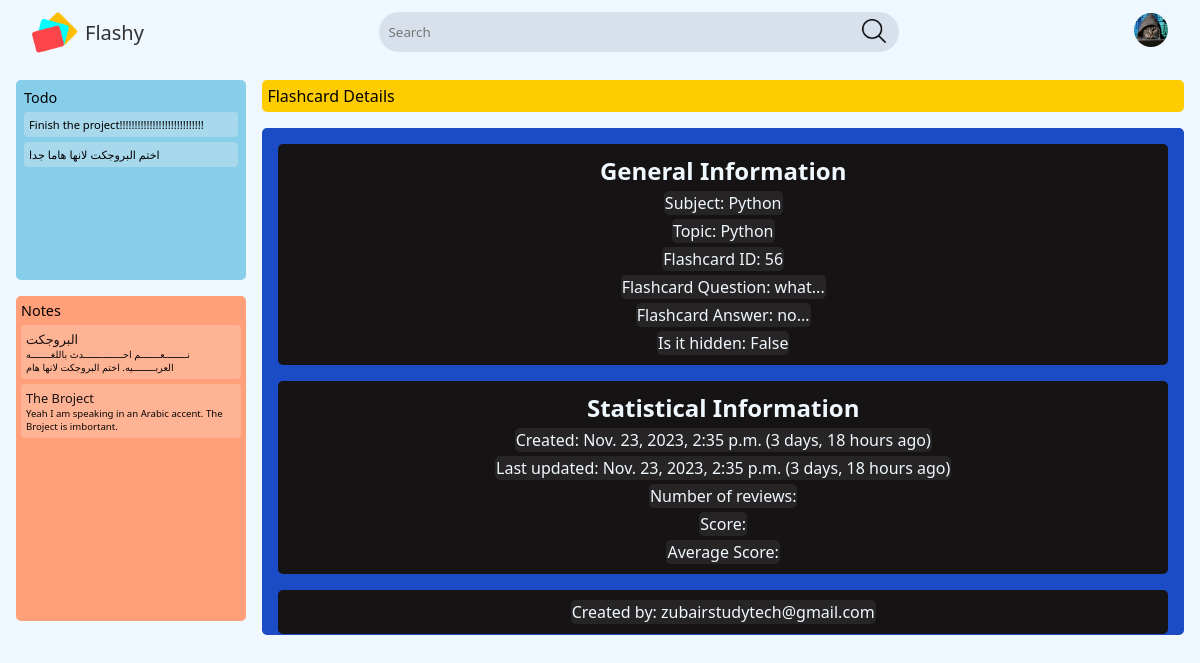
The page /subject=28/topic=52/flashcard=56 (signed in) on the database its author committed.
### flashcard/models.py (models this page shows, shortened)
class User(AbstractUser):
  name = models.CharField(max_length=300, null=True, blank=False, unique=True)
  username = models.CharField(max_length=300, unique=True)
  email = models.EmailField(unique=True, blank=False)
  biography = models.TextField(null=True, blank=True)
  score = models.IntegerField(null=False, default=0, blank=False)
  class educations(models.TextChoices):
    Middle_School = "Middle_School"
    High_School = "High_School"
    College = "College"
    Graduate_School = "Graduate_School"
  education = models.CharField(max_length=20, choices=educations.choices, default=educations.College)
  avatar = models.ImageField(null=True, default=get_default_avatar, max_length=500)
  prefer_dark_theme = models.BooleanField(default=False, help_text="Do you prefer dark theme?")
  is_active = models.BooleanField(default=True, help_text="If the person is active, it is True")
  date_joined = models.DateTimeField(auto_now_add=True)
  USERNAME_FIELD = 'email'
  REQUIRED_FIELDS = []

class Todo(models.Model):
  task = models.TextField(max_length=255, null=False, blank=False)
  created = models.DateTimeField(auto_now_add=True)
  creator = models.ForeignKey(User, on_delete=models.CASCADE)

class Notes(models.Model):
  title = models.CharField(max_length=3000, null=False, blank=False, default="")
  note = models.TextField(max_length=255, null=False, blank=False)
  flashcard = models.ForeignKey(FlashCard, null=True, on_delete=models.SET_NULL, blank=True)
  topic = models.ForeignKey(Topics, null=True, on_delete=models.SET_NULL, blank=True)
  created = models.DateTimeField(auto_now_add=True)
  updated = models.DateTimeField(auto_now=True)
  creator = models.ForeignKey(User, on_delete=models.CASCADE)

class Subject(models.Model):
  subject_name = models.CharField(max_length=255, null=False, blank=False)
  created = models.DateTimeField(auto_now_add=True)
  updated = models.DateTimeField(auto_now=True)
  picture = models.ImageField(null=True, default="#", blank=True, upload_to="image/avatar", max_length=500) # Add a default image
  creator = models.ForeignKey(User, on_delete=models.CASCADE)

class Topics(models.Model):
  topic_name = models.CharField(max_length=300, null=False, blank=False)
  created = models.DateTimeField(auto_now_add=True)
  updated = models.DateTimeField(auto_now=True)
  subject = models.ForeignKey(Subject, on_delete=models.CASCADE, null=False)
  creator = models.ForeignKey(User, on_delete=models.CASCADE)

class FlashCard(models.Model):
  creator = models.ForeignKey(User, on_delete=models.SET_NULL, null=True, help_text="Who is the original creator of the flashcard. I will add more functionality where learners can 'fork' it like github repo and pull request the mistakes")
  question = models.TextField(max_length=500, null=False, blank=False)
  question_hint = models.CharField(max_length=30, blank=True, help_text="If you forget, it will appear after a certain while")
  answer = models.TextField(max_length=2000, blank=True)
  created = models.DateTimeField(auto_now_add=True)
  updated = models.DateTimeField(auto_now=True)
  topic = models.ForeignKey(Topics, on_delete=models.SET_NULL, null=True)
  is_hidden = models.BooleanField(default=False)

### flashcard/views.py (the view)
# urls.py: path('', include('flashcard.urls')),
def flashcard(request, subject_id, topic_id, flashcard_id):
	current_subject = Subject.objects.get(id=subject_id)
	current_topic = Topics.objects.get(id=topic_id)
	notes = Notes.objects.filter(creator=request.user).order_by("-updated")
	to_do = Todo.objects.filter(creator=request.user).order_by("created")
	flashcards = FlashCard.objects.get(creator=request.user, topic__subject=current_topic.subject,
	                                   topic=current_topic, id=flashcard_id)
	context = {"notes": notes, "todo": to_do, "topic": current_topic, "subject": current_subject,
	           "flashcards": flashcards}
	return render(request, "flashcards/important/flashcard.html", context)

### flashcard/templates/flashcards/important/flashcard.html (shortened to what this page needs)
{% extends 'main.html' %}
{% load static %}
{% block css_file %} <link rel="stylesheet" href="{% static 'styles/important/flashcard.css' %}"> {% endblock css_file %}
{% block content %}
  <div class="flashcard-div">
    <div class="flashcard-left">
      {% include 'flashcards/components/todo.html' %}
      {% include 'flashcards/components/notes.html' %}
    </div>
    <div class="flashcard-right">
      <div class="div-info">
        <p>Flashcard Details</p>
      </div>
      <div class="flashcard-details">
        <div class="general-info">
          <h1>General Information</h1>
          <p>Subject: {{ subject.subject_name }}</p>
          <p>Topic: {{ topic.topic_name }}</p>
          <p>Flashcard ID: {{ flashcards.id }}</p>
          <p>Flashcard Question: {{ flashcards.question|slice:":50" }}...</p>
          <p>Flashcard Answer: {{ flashcards.answer|slice:":50" }}...</p>
          <p>Is it hidden: {{ flashcards.is_hidden }}</p>
        </div>
        <div class="statistical-info">
          <h1>Statistical Information</h1>
          <p>Created: {{ flashcards.created }} ({{ flashcards.created|timesince }} ago)</p>
          <p>Last updated: {{ flashcards.updated }} ({{ flashcards.created|timesince }} ago)</p>
          <p>Number of reviews: {{ flashcards.lapses }}</p>
          <p>Score: {{ flashcards.score }} </p>
          <p>Average Score: {{ flashcards.average }}</p>
        </div>
        <div class="created-by">
          <p>Created by: {{ flashcards.creator }}</p>
        </div>
      </div>
    </div>
  </div>
{% endblock content %}

### templates/navbar.html (shortened to what this page needs)
{% load static %}
<nav>
  <div id="start" class="logo">
    <a href="{% url 'home' %}">
      <img src="{% static 'images/related/logo.png' %}" class="logo-image">
        <p>Flashy</p>
    </a>
  </div>
  <div id="center" class="search">
    <form class="header_search" method="get" action="{% url 'search' %}">
      <input name="q" placeholder="Search" class="input">
      <button class="search-logo"><img src="{% static 'images/related/search_dark.png' %}" class="search-logo-image" width="24px" height="24px"></button>
    </form>
     </div>
  <div id="end" class="user">
      {% if request.user.is_authenticated %}
        <div class="avatar">
          <a href="{% url 'settings' %}">
            {% if request.user.avatar == "/static/image/avatar/avatar.png"%}
              <img src="{{ request.user.avatar }}" class="avatar-image">
            {% else %}
              <img src="{{ request.user.avatar.url }}" class="avatar-image">
            {% endif %}
          </a>
        </div>
      {% else %}
        <div class="login-button">
            <a href="{% url 'login' %}">
                <button>Login</button>
            </a>
        </div>
      {% endif %}
  </div>
</nav>

### flashcard/templates/flashcards/components/todo.html
{% load static %}
<link rel="stylesheet" href="{% static 'styles/components/todo.css' %}">
<div class="to-do-container container">
  <a href="{% url 'create_todo' %}?next={{ request.path }}"><div class="to-do-header header">Todo </div></a>
    <div class="to-do-body body">
        {% for element in todo %}
          <a href="{% url 'delete_todo' element.id %}?next_url={{ request.path|urlencode }}">
            <div class="todo-element">
              <p class="todo-element-paragraph">{{ element.task }}</p>
            </div>
          </a>
        {% endfor %}
    </div>
</div>

### flashcard/templates/flashcards/components/notes.html
{% load static %}
<link rel="stylesheet" href="{% static 'styles/components/notes.css' %}">
<div class="notes-container container">
  <a href="{% url 'create_notes' %}?next_url={{ request.path }}"><div class="notes-header header">Notes </div></a>
    <div class="notes-body body">
        {% for element in notes %}
           <a href="{% url 'delete_notes' element.id %}?next_url={{ request.path }}">
            <div class="notes-element">
              <p class="notes-element-title">{{ element.title }}</p>
              <p class="notes-element-paragraph">{{ element.note }}</p>
            </div>
           </a>
        {% endfor %}
    </div>
</div>

### static/styles/main_dark.css (style rules this page uses)
:root { --search-form-light-background: rgba(120, 131, 155, 0.2); --logo-font-light-color: #333333; --background-color: #F0F8FF; --text-color-light: #333333; --search-button-light-color: #000; --search-form-button-color: invert(100%); --box-shodow-color: rgb(77, 77, 77); --login-button-background: #fff; --login-button-background-hover: linear-gradient(to top, #00d2ff, #3a7bd5); --search-form-border-radius: 40px; --search-form-border-hover: transparent; }
* { padding: 0; margin: 0; box-sizing: border-box; }
body { background-color: var(--background-color); transition: background-color 0.5s ease; color: var(--text-color-light); font-family: "Segoe UI", serif; scroll-behavior: smooth; scrollbar-width: thin; scrollbar-color: #030303 #282828; }
nav { height: 56px; display: flex; flex-direction: row; justify-content: space-between; align-items: center; gap: 1rem; padding: 2rem; }
nav .logo a { display: flex; align-items: center; justify-content: center; gap: 0.5rem; color: var(--text-color-light); font-family: "Jetbrains Mono", "Segoe UI", serif; text-decoration: none; font-size: 20px; }
nav .logo a .logo-image { height: 45px; }
nav .search { height: 50px; display: flex; flex: 1 1 300px; flex-basis: 200px; max-width: 520.8px; }
nav .search form { height: 50px; flex: 1; display: flex; justify-content: center; align-items: center; }
nav .search form input.input { outline: none; border: none; background-color: var(--search-form-light-background); font-family: "Segoe UI", "JetBrains Mono", serif; border-radius: var(--search-form-border-radius) 0 0 var(--search-form-border-radius); padding: 10px; height: 40px; flex: 1; margin-right: 0; color: var(--text-color-light); transition: all 500ms cubic-bezier(0.165, 0.84, 0.44, 1); }
nav .search button { height: 40px; width: 50px; background-color: var(--search-form-light-background); border-radius: 0 var(--search-form-border-radius) var(--search-form-border-radius) 0; border: none; margin-right: 0; transition: all 500ms cubic-bezier(0.165, 0.84, 0.44, 1); }
nav .user { display: flex; gap: 1rem; }
nav .user .avatar a .avatar-image { width: 34px; height: 34px; border-radius: 50%; z-index: 343; }
nav .user { display: flex; justify-content: center; align-items: center; }

### static/styles/important/flashcard.css (style rules this page uses)
.flashcard-div { display: grid; grid-template-columns: 1fr 4fr; gap: 1rem; padding: 1rem; height: 550px; }
.flashcard-div .flashcard-left { display: flex; flex-direction: column; gap: 1rem; }
.flashcard-right { display: flex; flex-direction: column; font-size: 1rem; gap: 1rem; }
.flashcard-right .div-info { background-color: #ffcc00; color: black; padding: 5px; border-radius: 5px; }
.flashcard-right .flashcard-details { background-color: #1b4bc5; padding: 1rem; border-radius: 5px; height: 507px; display: flex; flex-direction: column; gap: 1rem; }
.flashcard-right .flashcard-details div { display: flex; flex-direction: column; align-items: center; gap: 4px; color: var(--background-color); }
.flashcard-right .flashcard-details div h1 { font-size: 1.5rem; }
.flashcard-right .flashcard-details div *:not(h1) { padding: 1px; background-color: #262424; border-radius: 5px; }
.flashcard-right .flashcard-details .general-info { background-color: #151313; padding: 10px; border-radius: 5px; }
.flashcard-right .flashcard-details .statistical-info { background-color: #151313; padding: 10px; border-radius: 5px; }
.flashcard-right .flashcard-details .created-by { background-color: #151313; padding: 10px; border-radius: 5px; }

### static/styles/components/todo.css (style rules this page uses)
.to-do-container { border-radius: 5px; background-color: #87CEEB; display: flex; flex-direction: column; overflow: auto; height: 200px; padding: 0.5rem; }
.to-do-body { display: flex; flex-direction: column; overflow: visible; gap: 5px; }
.to-do-header { font-size: 0.9rem; margin-bottom: 0.3rem; color: #000000; }
.todo-element { display: flex; flex-direction: row; flex-wrap: nowrap; border-radius: 4px; background-color: rgba(236, 236, 236, 0.32); padding: 5px; transition: background-color 0.3s ease-in-out; color: black; }
.to-do-body a { text-decoration: none; color: white; }
.to-do-body a .todo-element .todo-element-paragraph { font-size: 0.7rem; transition: background-color 0.3s ease-in-out; }

### rows shown on the page
User: user.avatar (picture)
Todo: task "Finish the project!!!!!!!!!!!!!!!!!!!!!!!!!!!!"
Todo: task "اختم البروجكت لانها هاما جدا"
Notes: title "البروجكت", note "نــــــــعـــــــم احــــــــــــــدث باللغـــــــه العربــــــــيه. اختم البروجكت لانها هام"
Notes: title "The Broject", note "Yeah I am speaking in an Arabic accent. The Broject is imbortant."
Subject: subject_name "Python"
Topics: topic_name "Python"
FlashCard: id "56", question "what", answer "no", is_hidden "False", created "Nov. 23, 2023, 2:35 p.m.", created "3 days, 18 hours", updated "Nov. 23, 2023, 2:35 p.m.", creator "zubairstudytech@gmail.com"
